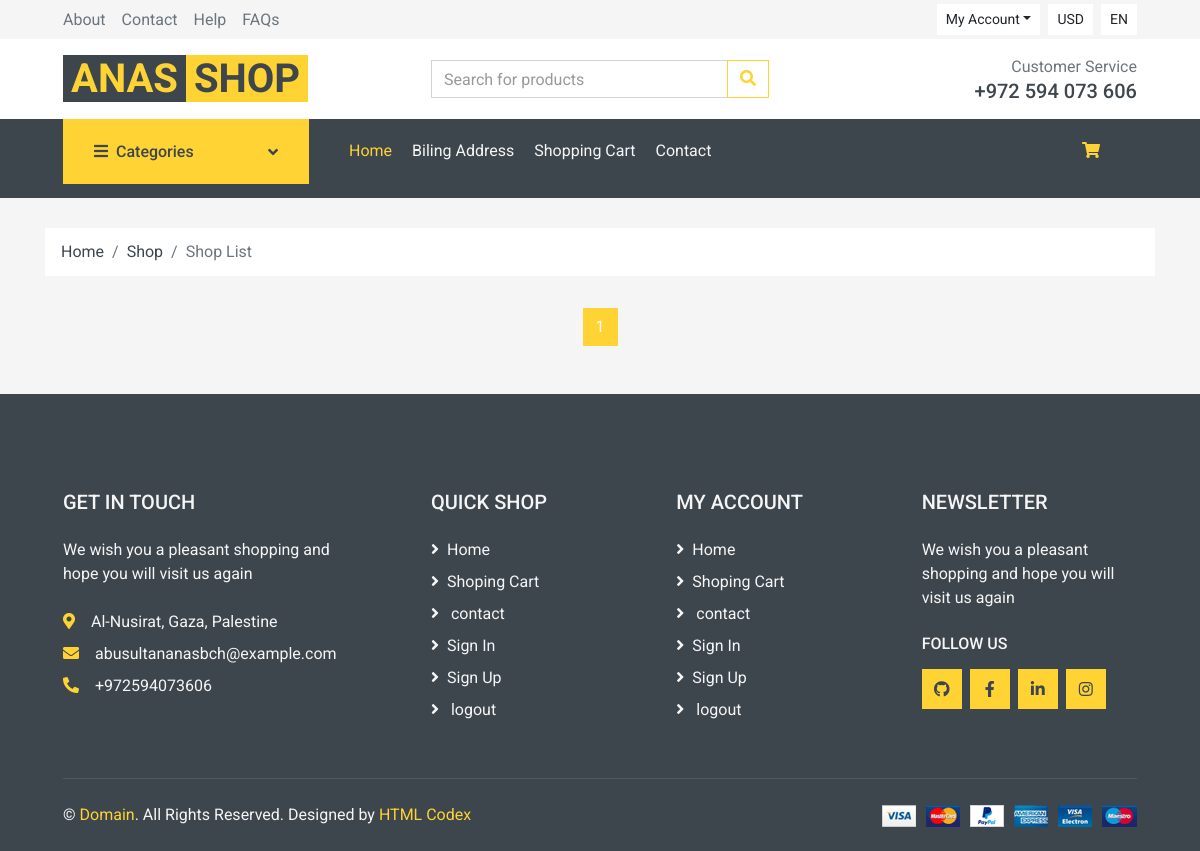
The app's page /products/via_categry/19, older data.
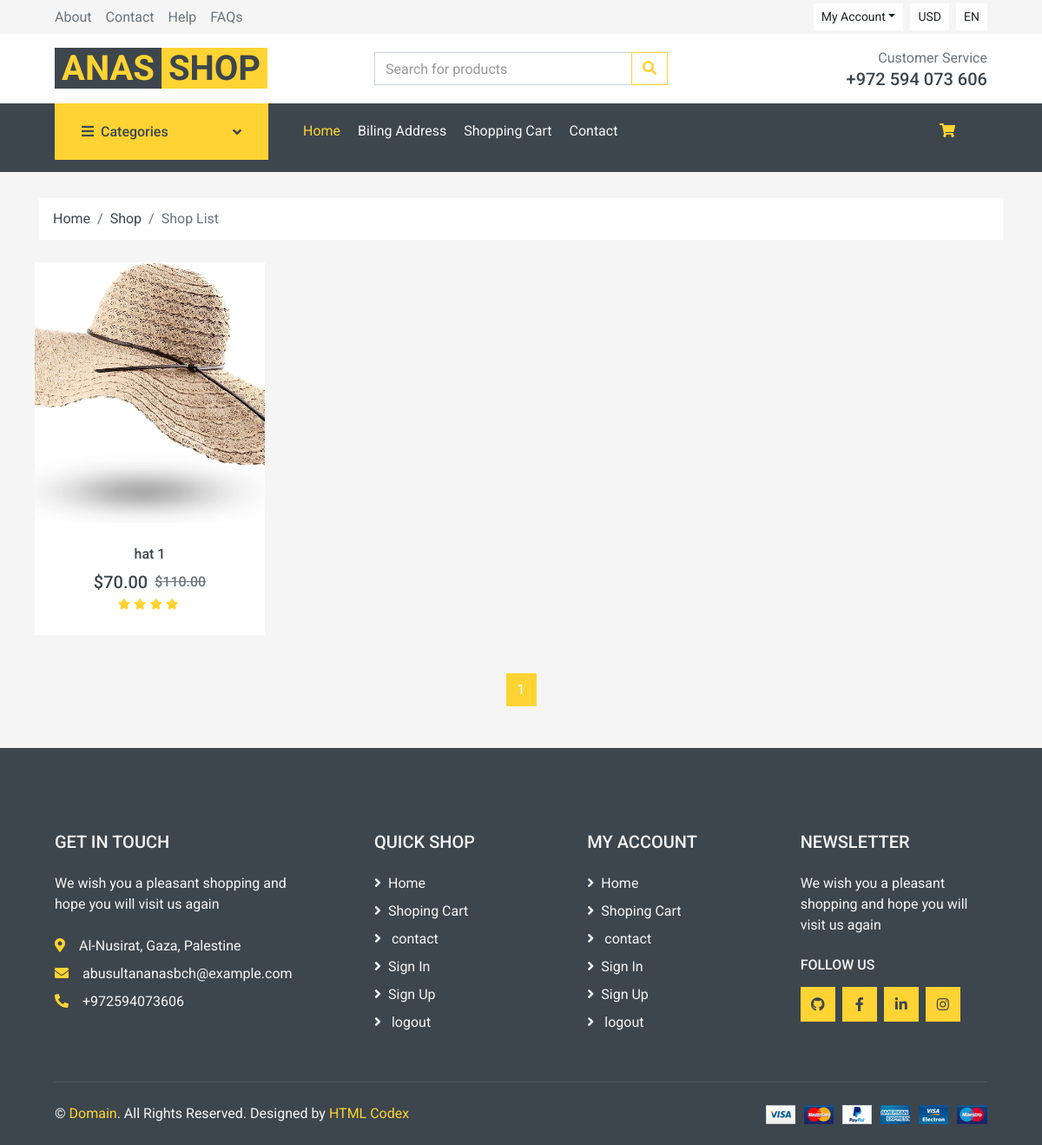
The same page, newer data.
### app1/models.py (models this page shows, shortened)
class Product(models.Model):
    name = models.CharField(max_length=40)
    price = models.DecimalField(max_digits=9, decimal_places=2)
    image = models.ImageField(upload_to='products_images/')
    category = models.ForeignKey(Category,on_delete=models.CASCADE)
    last_price = models.DecimalField(max_digits=9,decimal_places=2,default=0.00)
    rating_range = models.PositiveIntegerField(default=3)
    description = models.TextField(max_length=4000,default="test Description")
    quantity_sold = models.PositiveIntegerField(default=0)

### app1/views.py (the view)
# urls.py: path("products/via_categry/<int:id>",views.product_via_category,name="pro_via_cat"),
def product_via_category(request, id):
    category = Category.objects.get(id=id)
    categories = Category.objects.all()
    products = Product.objects.filter(category=category)
    paginator = Paginator(products, 12)  # Display 12 products per page
    page_number = request.GET.get('page')
    page_obj = paginator.get_page(page_number)
    search_query = request.GET.get('search')
    if search_query:
     page_obj = products.filter(name__icontains=search_query)
    return render(request, 'shop.html', {'page_obj': page_obj, 'categories': categories,'category':category,'products':products})

### app1/templates/shop.html (shortened to what this page needs)
{% extends 'bbase.html' %}
{% block content %}
<div class="container">
    <div class="row">
        <div class="col-12">
            <nav class="breadcrumb bg-light mb-3">
                <a class="breadcrumb-item text-dark" href="#">Home</a>
                <a class="breadcrumb-item text-dark" href="#">Shop</a>
                <span class="breadcrumb-item active">Shop List</span>
            </nav>
        </div>
    </div>
    <div class="row pb-3">
        {% for product in page_obj %}
        <div class="col-lg-3 col-md-4 col-sm-6 pb-1" style="padding: 10px;">
            <div class="product-item bg-light mb-4">
                <div class="product-img position-relative overflow-hidden">
                    <img class="img-fluid w-100" src="{{ product.image.url }}" alt=""
                        style="width: 100%; height: 300px; object-fit: cover;">
                    <div class="product-action">
                    </div>
                </div>
                <div class="text-center py-4">
                    <a class="h6 text-decoration-none text-truncate" href="">{{ product.name }}</a>
                    <div class="d-flex align-items-center justify-content-center mt-2">
                        <h5>${{ product.price }}</h5>
                        <h6 class="text-muted ml-2"><del>${{ product.last_price }}</del></h6>
                    </div>
                    <div class="d-flex align-items-center justify-content-center mb-1">
                        {% if product.rating_range > 0 %}
                        <small class="fa fa-star text-primary mr-1"></small>
                        {% else %}
                        No rating
                        {% endif %}
                        {% if product.rating_range > 1 %}
                        <small class="fa fa-star text-primary mr-1"></small>
                        {% endif %}
                        {% if product.rating_range > 2 %}
                        <small class="fa fa-star text-primary mr-1"></small>
                        {% endif %}
                        {% if product.rating_range > 3 %}
                        <small class="fa fa-star text-primary mr-1"></small>
                        {% endif %}
                    </div>
                </div>
            </div>
        </div>
        {% endfor %}
    </div>
    <nav aria-label="Page navigation">
        <ul class="pagination justify-content-center">
            {% for num in page_obj.paginator.page_range %}
            {% if page_obj.number == num %}
            <li class="page-item active"><a class="page-link" href="#">{{ num }}</a></li>
            {% else %}
            <li class="page-item"><a class="page-link" href="?page={{ num }}">{{ num }}</a></li>
            {% endif %}
            {% endfor %}
        </ul>
    </nav>
</div>
{% endblock %}

Row changes from the older to the newer data that the page shows:
added Product: image (picture), name "hat 1", price "70.00", last_price "110.00", rating_range 4 (drawn)
